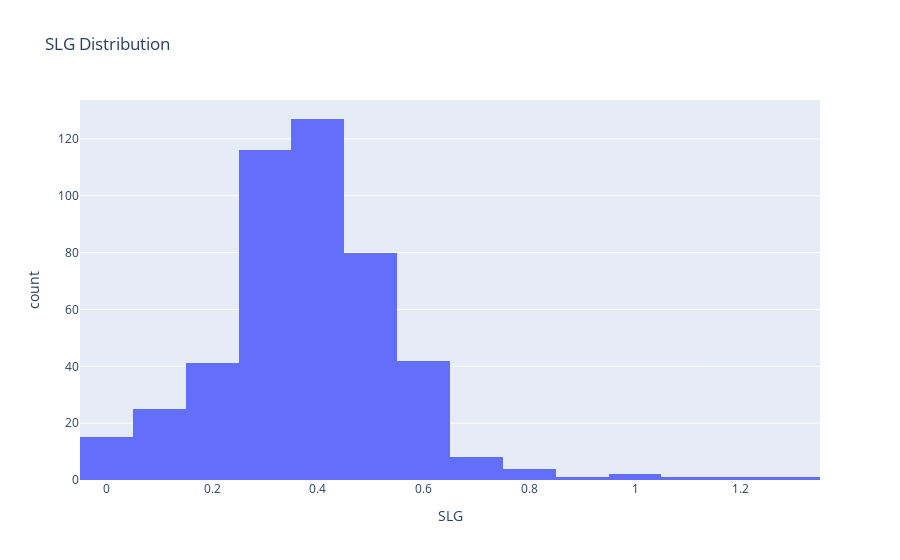

Source (notebook cell):
### Markdown cell above
Histogram of SLG

### Code cell
fig = px.histogram(merged_stats, x='SLG', nbins=20, title='SLG Distribution', labels={'SLG': 'SLG'})
fig.show()

### Figure 1 — Plotly figure (JSON) as saved in the notebook; plotly's stock layout.template omitted (floating-point values rounded to 4 significant figures; data arrays with more than 128 entries replaced by an {"elided": "..."} marker saying what was removed)
{"data": [{"alignmentgroup": "True", "bingroup": "x", "hovertemplate": "SLG=%{x}<br>count=%{y}<extra></extra>", "legendgroup": "", "marker": {"color": "#636efa", "pattern": {"shape": ""}}, "name": "", "nbinsx": 20, "offsetgroup": "", "orientation": "v", "showlegend": false, "type": "histogram", "x": {"elided": "464 float values"}, "xaxis": "x", "yaxis": "y"}], "layout": {"autosize": true, "barmode": "relative", "legend": {"tracegroupgap": 0}, "title": {"text": "SLG Distribution"}, "xaxis": {"anchor": "y", "autorange": true, "domain": [0, 1], "range": [-0.05, 1.35], "title": {"text": "SLG"}, "type": "linear"}, "yaxis": {"anchor": "x", "autorange": true, "domain": [0, 1], "range": [0, 133.7], "title": {"text": "count"}}}}
